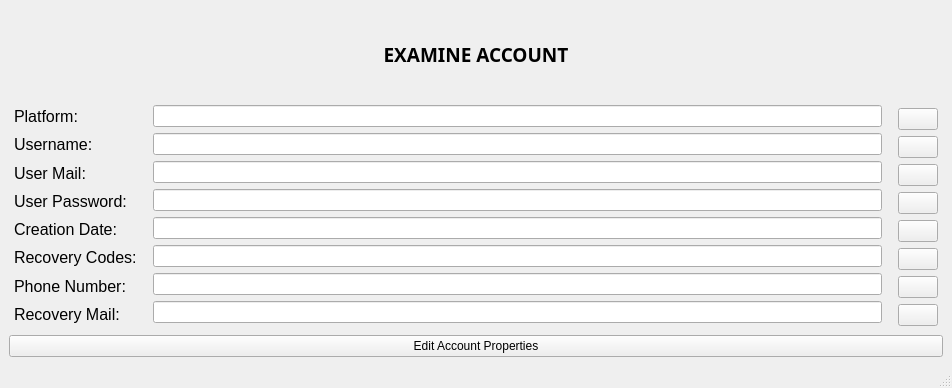
<?xml version="1.0" encoding="UTF-8"?>
<ui version="4.0">
 <class>ExamineAccountWindow</class>
 <widget class="QMainWindow" name="ExamineAccountWindow">
  <property name="geometry">
   <rect>
    <x>0</x>
    <y>0</y>
    <width>952</width>
    <height>388</height>
   </rect>
  </property>
  <property name="minimumSize">
   <size>
    <width>0</width>
    <height>388</height>
   </size>
  </property>
  <property name="maximumSize">
   <size>
    <width>1000</width>
    <height>388</height>
   </size>
  </property>
  <property name="windowTitle">
   <string>Examine Account</string>
  </property>
  <property name="windowIcon">
   <iconset>
    <normaloff>Resources/icons/examine.ico</normaloff>Resources/icons/examine.ico</iconset>
  </property>
  <property name="autoFillBackground">
   <bool>false</bool>
  </property>
  <widget class="QWidget" name="centralwidget">
   <layout class="QGridLayout" name="gridLayout_2">
    <item row="1" column="1">
     <layout class="QVBoxLayout" name="verticalLayout_4">
      <property name="leftMargin">
       <number>5</number>
      </property>
      <property name="topMargin">
       <number>0</number>
      </property>
      <property name="rightMargin">
       <number>5</number>
      </property>
      <property name="bottomMargin">
       <number>0</number>
      </property>
      <item>
       <widget class="QLineEdit" name="platform_lineedit">
        <property name="readOnly">
         <bool>true</bool>
        </property>
       </widget>
      </item>
      <item>
       <widget class="QLineEdit" name="username_lineedit">
        <property name="readOnly">
         <bool>true</bool>
        </property>
       </widget>
      </item>
      <item>
       <widget class="QLineEdit" name="usermail_lineedit">
        <property name="readOnly">
         <bool>true</bool>
        </property>
       </widget>
      </item>
      <item>
       <widget class="QLineEdit" name="userpassword_lineedit">
        <property name="readOnly">
         <bool>true</bool>
        </property>
       </widget>
      </item>
      <item>
       <widget class="QLineEdit" name="creationdate_lineedit">
        <property name="readOnly">
         <bool>true</bool>
        </property>
       </widget>
      </item>
      <item>
       <widget class="QLineEdit" name="recoverycodes_lineedit">
        <property name="readOnly">
         <bool>true</bool>
        </property>
       </widget>
      </item>
      <item>
       <widget class="QLineEdit" name="phonenumber_lineedit">
        <property name="readOnly">
         <bool>true</bool>
        </property>
       </widget>
      </item>
      <item>
       <widget class="QLineEdit" name="recoverymail_lineedit">
        <property name="readOnly">
         <bool>true</bool>
        </property>
       </widget>
      </item>
     </layout>
    </item>
    <item row="0" column="0" colspan="3">
     <layout class="QHBoxLayout" name="horizontalLayout">
      <property name="spacing">
       <number>6</number>
      </property>
      <property name="sizeConstraint">
       <enum>QLayout::SetDefaultConstraint</enum>
      </property>
      <item>
       <widget class="QLabel" name="aditaccLabel">
        <property name="font">
         <font>
          <family>Verdana Pro Semibold</family>
          <pointsize>14</pointsize>
          <weight>75</weight>
          <bold>true</bold>
         </font>
        </property>
        <property name="text">
         <string>EXAMINE ACCOUNT</string>
        </property>
        <property name="scaledContents">
         <bool>true</bool>
        </property>
        <property name="alignment">
         <set>Qt::AlignCenter</set>
        </property>
        <property name="wordWrap">
         <bool>false</bool>
        </property>
       </widget>
      </item>
     </layout>
    </item>
    <item row="1" column="0">
     <layout class="QVBoxLayout" name="verticalLayout">
      <property name="sizeConstraint">
       <enum>QLayout::SetDefaultConstraint</enum>
      </property>
      <property name="leftMargin">
       <number>5</number>
      </property>
      <property name="topMargin">
       <number>0</number>
      </property>
      <property name="rightMargin">
       <number>5</number>
      </property>
      <property name="bottomMargin">
       <number>4</number>
      </property>
      <item>
       <widget class="QLabel" name="platform_Label">
        <property name="font">
         <font>
          <family>Segoe UI Symbol</family>
          <pointsize>12</pointsize>
         </font>
        </property>
        <property name="text">
         <string>Platform:</string>
        </property>
       </widget>
      </item>
      <item>
       <widget class="QLabel" name="username_Label">
        <property name="font">
         <font>
          <family>Segoe UI Symbol</family>
          <pointsize>12</pointsize>
         </font>
        </property>
        <property name="text">
         <string>Username:</string>
        </property>
       </widget>
      </item>
      <item>
       <widget class="QLabel" name="usermail_Label">
        <property name="font">
         <font>
          <family>Segoe UI Symbol</family>
          <pointsize>12</pointsize>
         </font>
        </property>
        <property name="text">
         <string>User Mail:</string>
        </property>
       </widget>
      </item>
      <item>
       <widget class="QLabel" name="userpassword_Label">
        <property name="font">
         <font>
          <family>Segoe UI Symbol</family>
          <pointsize>12</pointsize>
         </font>
        </property>
        <property name="text">
         <string>User Password:</string>
        </property>
       </widget>
      </item>
      <item>
       <widget class="QLabel" name="creationdate_Label">
        <property name="font">
         <font>
          <family>Segoe UI Symbol</family>
          <pointsize>12</pointsize>
         </font>
        </property>
        <property name="text">
         <string>Creation Date:</string>
        </property>
       </widget>
      </item>
      <item>
       <widget class="QLabel" name="recoverycodes_Label">
        <property name="font">
         <font>
          <family>Segoe UI Symbol</family>
          <pointsize>12</pointsize>
         </font>
        </property>
        <property name="text">
         <string>Recovery Codes:</string>
        </property>
       </widget>
      </item>
      <item>
       <widget class="QLabel" name="phonenumber_Label">
        <property name="font">
         <font>
          <family>Segoe UI Symbol</family>
          <pointsize>12</pointsize>
         </font>
        </property>
        <property name="text">
         <string>Phone Number:</string>
        </property>
       </widget>
      </item>
      <item>
       <widget class="QLabel" name="recoverymail_Label">
        <property name="font">
         <font>
          <family>Segoe UI Symbol</family>
          <pointsize>12</pointsize>
         </font>
        </property>
        <property name="text">
         <string>Recovery Mail:</string>
        </property>
       </widget>
      </item>
     </layout>
    </item>
    <item row="1" column="2">
     <layout class="QVBoxLayout" name="verticalLayout_2">
      <property name="leftMargin">
       <number>5</number>
      </property>
      <property name="topMargin">
       <number>3</number>
      </property>
      <property name="rightMargin">
       <number>5</number>
      </property>
      <property name="bottomMargin">
       <number>3</number>
      </property>
      <item>
       <widget class="QPushButton" name="copyPlatform_button">
        <property name="text">
         <string/>
        </property>
        <property name="icon">
         <iconset>
          <normaloff>Resources/icons/copytoclipboard.ico</normaloff>Resources/icons/copytoclipboard.ico</iconset>
        </property>
       </widget>
      </item>
      <item>
       <widget class="QPushButton" name="copyUsername_button">
        <property name="text">
         <string/>
        </property>
        <property name="icon">
         <iconset>
          <normaloff>Resources/icons/copytoclipboard.ico</normaloff>Resources/icons/copytoclipboard.ico</iconset>
        </property>
       </widget>
      </item>
      <item>
       <widget class="QPushButton" name="copyMail_button">
        <property name="text">
         <string/>
        </property>
        <property name="icon">
         <iconset>
          <normaloff>Resources/icons/copytoclipboard.ico</normaloff>Resources/icons/copytoclipboard.ico</iconset>
        </property>
       </widget>
      </item>
      <item>
       <widget class="QPushButton" name="copyPassword_button">
        <property name="text">
         <string/>
        </property>
        <property name="icon">
         <iconset>
          <normaloff>Resources/icons/copytoclipboard.ico</normaloff>Resources/icons/copytoclipboard.ico</iconset>
        </property>
       </widget>
      </item>
      <item>
       <widget class="QPushButton" name="copyCreationDate_button">
        <property name="text">
         <string/>
        </property>
        <property name="icon">
         <iconset>
          <normaloff>Resources/icons/copytoclipboard.ico</normaloff>Resources/icons/copytoclipboard.ico</iconset>
        </property>
       </widget>
      </item>
      <item>
       <widget class="QPushButton" name="copyRecoveryCodes_button">
        <property name="text">
         <string/>
        </property>
        <property name="icon">
         <iconset>
          <normaloff>Resources/icons/copytoclipboard.ico</normaloff>Resources/icons/copytoclipboard.ico</iconset>
        </property>
       </widget>
      </item>
      <item>
       <widget class="QPushButton" name="copyPhone_button">
        <property name="text">
         <string/>
        </property>
        <property name="icon">
         <iconset>
          <normaloff>Resources/icons/copytoclipboard.ico</normaloff>Resources/icons/copytoclipboard.ico</iconset>
        </property>
       </widget>
      </item>
      <item>
       <widget class="QPushButton" name="copyRecoveryMail_button">
        <property name="text">
         <string/>
        </property>
        <property name="icon">
         <iconset>
          <normaloff>Resources/icons/copytoclipboard.ico</normaloff>Resources/icons/copytoclipboard.ico</iconset>
        </property>
       </widget>
      </item>
     </layout>
    </item>
    <item row="2" column="0" colspan="3">
     <layout class="QVBoxLayout" name="verticalLayout_5">
      <item>
       <widget class="QPushButton" name="edit_button">
        <property name="text">
         <string>Edit Account Properties</string>
        </property>
        <property name="icon">
         <iconset>
          <normaloff>Resources/icons/edit.ico</normaloff>Resources/icons/edit.ico</iconset>
        </property>
       </widget>
      </item>
     </layout>
    </item>
   </layout>
  </widget>
  <widget class="QMenuBar" name="menubar">
   <property name="geometry">
    <rect>
     <x>0</x>
     <y>0</y>
     <width>952</width>
     <height>21</height>
    </rect>
   </property>
  </widget>
  <widget class="QStatusBar" name="statusbar"/>
 </widget>
 <resources/>
 <connections/>
</ui>
